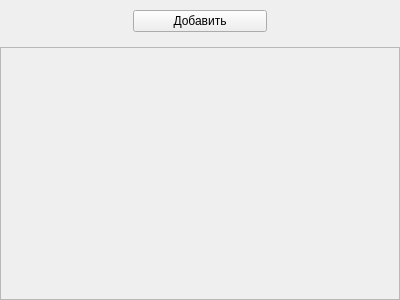
<?xml version="1.0" encoding="UTF-8"?>
<ui version="4.0">
 <class>AirportListPage</class>
 <widget class="QWidget" name="AirportListPage">
  <property name="geometry">
   <rect>
    <x>0</x>
    <y>0</y>
    <width>400</width>
    <height>300</height>
   </rect>
  </property>
  <property name="windowTitle">
   <string>Form</string>
  </property>
  <layout class="QGridLayout" name="gridLayout_2" rowstretch="0">
   <property name="leftMargin">
    <number>0</number>
   </property>
   <property name="topMargin">
    <number>10</number>
   </property>
   <property name="rightMargin">
    <number>0</number>
   </property>
   <property name="bottomMargin">
    <number>0</number>
   </property>
   <property name="spacing">
    <number>0</number>
   </property>
   <item row="0" column="0">
    <widget class="QStackedWidget" name="navigation">
     <property name="currentIndex">
      <number>0</number>
     </property>
     <widget class="QWidget" name="page">
      <layout class="QGridLayout" name="gridLayout" rowstretch="0,1">
       <property name="leftMargin">
        <number>0</number>
       </property>
       <property name="topMargin">
        <number>0</number>
       </property>
       <property name="rightMargin">
        <number>0</number>
       </property>
       <property name="bottomMargin">
        <number>0</number>
       </property>
       <property name="horizontalSpacing">
        <number>0</number>
       </property>
       <property name="verticalSpacing">
        <number>15</number>
       </property>
       <item row="0" column="0">
        <layout class="QGridLayout" name="gridLayout_4">
         <item row="0" column="0">
          <layout class="QHBoxLayout" name="horizontalLayout_3">
           <item>
            <widget class="QWidget" name="Z_2" native="true"/>
           </item>
           <item>
            <widget class="QPushButton" name="AddBtn">
             <property name="text">
              <string>Добавить</string>
             </property>
            </widget>
           </item>
           <item>
            <widget class="QWidget" name="Z_1" native="true"/>
           </item>
          </layout>
         </item>
        </layout>
       </item>
       <item row="1" column="0">
        <widget class="QScrollArea" name="scrollArea">
         <property name="widgetResizable">
          <bool>true</bool>
         </property>
         <widget class="QWidget" name="scrollAreaWidgetContents">
          <property name="geometry">
           <rect>
            <x>0</x>
            <y>0</y>
            <width>398</width>
            <height>248</height>
           </rect>
          </property>
          <layout class="QGridLayout" name="gridLayout_3" rowstretch="0">
           <property name="topMargin">
            <number>24</number>
           </property>
           <property name="verticalSpacing">
            <number>24</number>
           </property>
           <item row="0" column="0">
            <layout class="QGridLayout" name="ListLayout">
             <property name="horizontalSpacing">
              <number>6</number>
             </property>
             <property name="verticalSpacing">
              <number>24</number>
             </property>
            </layout>
           </item>
          </layout>
         </widget>
        </widget>
       </item>
      </layout>
     </widget>
     <widget class="QWidget" name="page_2">
      <layout class="QGridLayout" name="gridLayout_5" rowstretch="0,1">
       <property name="leftMargin">
        <number>0</number>
       </property>
       <property name="topMargin">
        <number>0</number>
       </property>
       <property name="rightMargin">
        <number>0</number>
       </property>
       <property name="bottomMargin">
        <number>0</number>
       </property>
       <item row="1" column="0">
        <widget class="AirportEditPage" name="editPage" native="true"/>
       </item>
       <item row="0" column="0">
        <layout class="QGridLayout" name="gridLayout_8" columnstretch="0,1">
         <item row="0" column="0">
          <widget class="QPushButton" name="editBack_btn">
           <property name="text">
            <string>Назад</string>
           </property>
          </widget>
         </item>
         <item row="0" column="1">
          <widget class="QWidget" name="Z_3" native="true"/>
         </item>
        </layout>
       </item>
      </layout>
     </widget>
     <widget class="QWidget" name="page_3">
      <layout class="QGridLayout" name="gridLayout_6" rowstretch="0,1">
       <property name="leftMargin">
        <number>0</number>
       </property>
       <property name="topMargin">
        <number>0</number>
       </property>
       <property name="rightMargin">
        <number>0</number>
       </property>
       <property name="bottomMargin">
        <number>0</number>
       </property>
       <item row="0" column="0">
        <layout class="QGridLayout" name="gridLayout_9" columnstretch="0,1">
         <item row="0" column="0">
          <widget class="QPushButton" name="addBack_btn">
           <property name="text">
            <string>Назад</string>
           </property>
          </widget>
         </item>
         <item row="0" column="1">
          <widget class="QWidget" name="Z_4" native="true"/>
         </item>
        </layout>
       </item>
       <item row="1" column="0">
        <widget class="AirportAddPage" name="addPage" native="true"/>
       </item>
      </layout>
     </widget>
    </widget>
   </item>
  </layout>
 </widget>
 <customwidgets>
  <customwidget>
   <class>AirportEditPage</class>
   <extends>QWidget</extends>
   <header>Views/Airport/airporteditpage.h</header>
   <container>1</container>
  </customwidget>
  <customwidget>
   <class>AirportAddPage</class>
   <extends>QWidget</extends>
   <header>Views/Airport/airportaddpage.h</header>
   <container>1</container>
  </customwidget>
 </customwidgets>
 <resources/>
 <connections/>
</ui>
